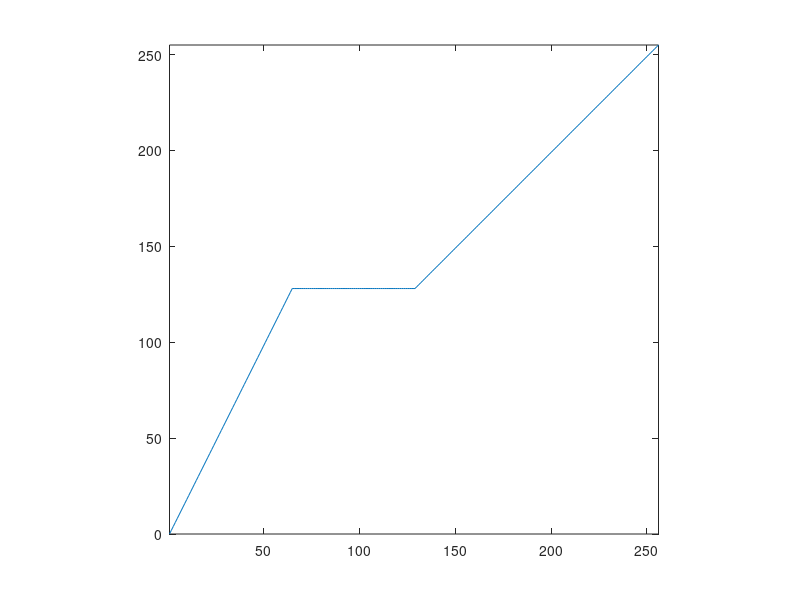

Write MATLAB code to recreate this figure. (Note: this script raises an error after producing the figure.)
% Piecewise-linear point transformation function

my_lut = uint8(zeros([1 256]));
my_lut(1:65) = 2*(0:64);
my_lut(66:129) = 128;
my_lut(130:256) = (130:256)-1;

plot(my_lut), axis tight, axis square

img_1 = imread('coins.png');
img_2 = intlut(img_1,my_lut);

figure, montage({img_1, img_2})